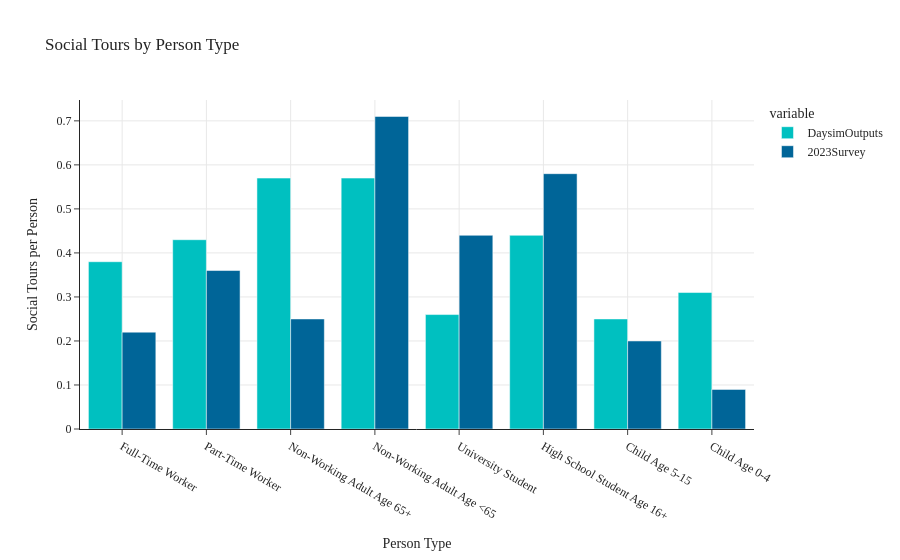
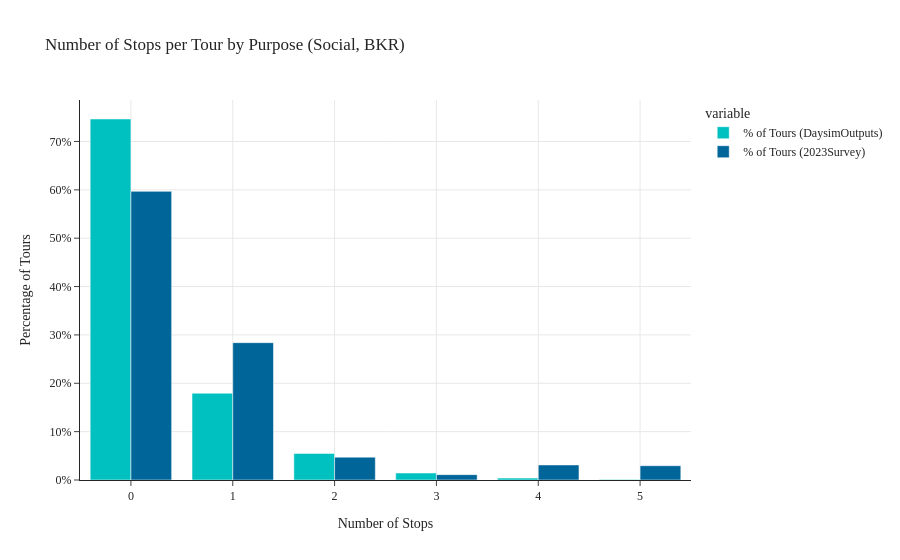
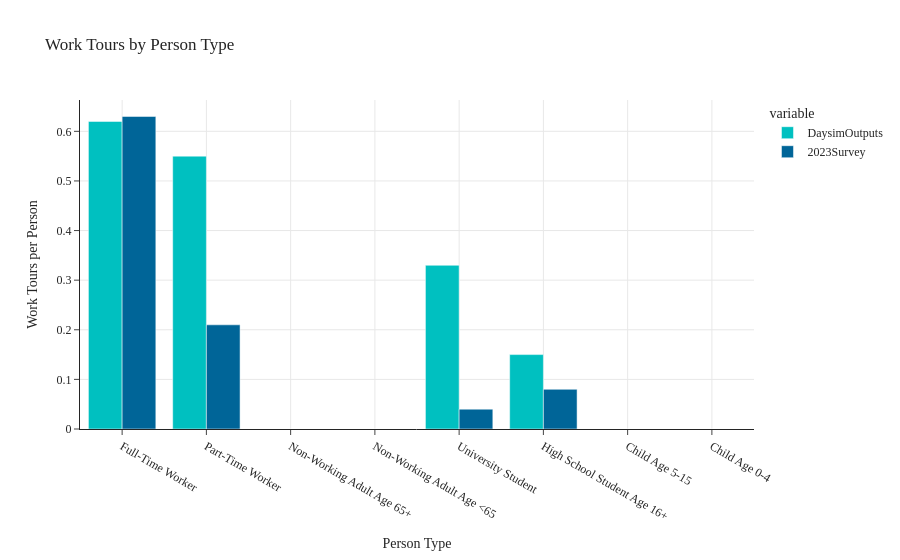
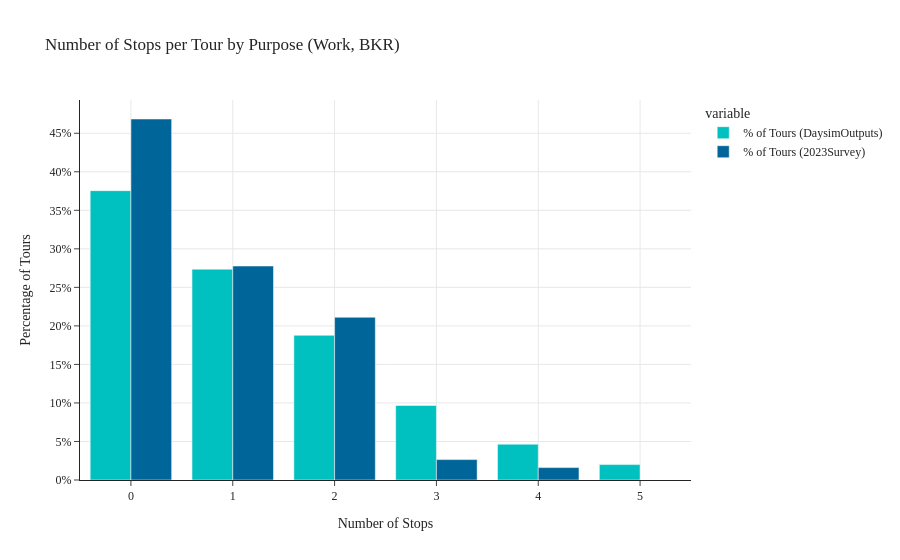

The cell these charts' notebook holds for them, in order:
### Code cell
import copy
_data_daysim = copy.deepcopy(data_daysim)
_data_survey = copy.deepcopy(data_survey)
_data_fullsurvey = copy.deepcopy(data_fullsurvey)
fname_tail, data_daysim_bkr, data_survey_bkr, data_fullsurvey_bkr = \
    get_data(data1=_data_daysim, data2=_data_survey, data3=_data_fullsurvey, taz_subarea=taz_subarea, if_region=False)
tour_by_pptyp(data1=data_daysim_bkr, data2=data_survey_bkr, tag='BKR')

### Figure 1 — Plotly figure (JSON) as saved in the notebook; plotly's stock layout.template omitted (floating-point values rounded to 4 significant figures)
{"data": [{"alignmentgroup": "True", "hovertemplate": "variable=DaysimOutputs<br>Person Type=%{x}<br>value=%{y}<extra></extra>", "legendgroup": "DaysimOutputs", "marker": {"color": "#00C0C0", "pattern": {"shape": ""}}, "name": "DaysimOutputs", "offsetgroup": "DaysimOutputs", "orientation": "v", "showlegend": true, "textposition": "auto", "type": "bar", "x": ["Full-Time Worker", "Part-Time Worker", "Non-Working Adult Age 65+", "Non-Working Adult Age <65", "University Student", "High School Student Age 16+", "Child Age 5-15", "Child Age 0-4"], "xaxis": "x", "y": [0.38, 0.43, 0.57, 0.57, 0.26, 0.44, 0.25, 0.31], "yaxis": "y"}, {"alignmentgroup": "True", "hovertemplate": "variable=2023Survey<br>Person Type=%{x}<br>value=%{y}<extra></extra>", "legendgroup": "2023Survey", "marker": {"color": "#006598", "pattern": {"shape": ""}}, "name": "2023Survey", "offsetgroup": "2023Survey", "orientation": "v", "showlegend": true, "textposition": "auto", "type": "bar", "x": ["Full-Time Worker", "Part-Time Worker", "Non-Working Adult Age 65+", "Non-Working Adult Age <65", "University Student", "High School Student Age 16+", "Child Age 5-15", "Child Age 0-4"], "xaxis": "x", "y": [0.22, 0.36, 0.25, 0.71, 0.44, 0.58, 0.2, 0.09], "yaxis": "y"}], "layout": {"barmode": "group", "legend": {"title": {"text": "variable"}, "tracegroupgap": 0}, "title": {"text": "Social Tours by Person Type"}, "xaxis": {"anchor": "y", "domain": [0.0, 1.0], "showgrid": true, "title": {"text": "Person Type"}}, "yaxis": {"anchor": "x", "domain": [0.0, 1.0], "showgrid": true, "title": {"text": "Social Tours per Person"}}}}

### Figure 2 — Plotly figure (JSON) as saved in the notebook; plotly's stock layout.template omitted (floating-point values rounded to 4 significant figures)
{"data": [{"alignmentgroup": "True", "hovertemplate": "variable=% of Tours (DaysimOutputs)<br>Social Tours=%{x}<br>value=%{y}<extra></extra>", "legendgroup": "% of Tours (DaysimOutputs)", "marker": {"color": "#00C0C0", "pattern": {"shape": ""}}, "name": "% of Tours (DaysimOutputs)", "offsetgroup": "% of Tours (DaysimOutputs)", "orientation": "v", "showlegend": true, "textposition": "auto", "type": "bar", "x": [0, 1, 2, 3, 4, 5], "xaxis": "x", "y": [74.65, 17.95, 5.49, 1.44, 0.39, 0.08], "yaxis": "y"}, {"alignmentgroup": "True", "hovertemplate": "variable=% of Tours (2023Survey)<br>Social Tours=%{x}<br>value=%{y}<extra></extra>", "legendgroup": "% of Tours (2023Survey)", "marker": {"color": "#006598", "pattern": {"shape": ""}}, "name": "% of Tours (2023Survey)", "offsetgroup": "% of Tours (2023Survey)", "orientation": "v", "showlegend": true, "textposition": "auto", "type": "bar", "x": [0, 1, 2, 3, 4, 5], "xaxis": "x", "y": [59.69, 28.4, 4.73, 1.11, 3.11, 2.96], "yaxis": "y"}], "layout": {"barmode": "group", "legend": {"title": {"text": "variable"}, "tracegroupgap": 0}, "title": {"text": "Number of Stops per Tour by Purpose (Social, BKR)"}, "xaxis": {"anchor": "y", "domain": [0.0, 1.0], "showgrid": true, "title": {"text": "Number of Stops"}}, "yaxis": {"anchor": "x", "domain": [0.0, 1.0], "showgrid": true, "ticksuffix": "%", "title": {"text": "Percentage of Tours"}}}}

### Figure 3 — Plotly figure (JSON) as saved in the notebook; plotly's stock layout.template omitted (floating-point values rounded to 4 significant figures)
{"data": [{"alignmentgroup": "True", "hovertemplate": "variable=DaysimOutputs<br>Person Type=%{x}<br>value=%{y}<extra></extra>", "legendgroup": "DaysimOutputs", "marker": {"color": "#00C0C0", "pattern": {"shape": ""}}, "name": "DaysimOutputs", "offsetgroup": "DaysimOutputs", "orientation": "v", "showlegend": true, "textposition": "auto", "type": "bar", "x": ["Full-Time Worker", "Part-Time Worker", "Non-Working Adult Age 65+", "Non-Working Adult Age <65", "University Student", "High School Student Age 16+", "Child Age 5-15", "Child Age 0-4"], "xaxis": "x", "y": [0.62, 0.55, 0.0, 0.0, 0.33, 0.15, 0.0, 0.0], "yaxis": "y"}, {"alignmentgroup": "True", "hovertemplate": "variable=2023Survey<br>Person Type=%{x}<br>value=%{y}<extra></extra>", "legendgroup": "2023Survey", "marker": {"color": "#006598", "pattern": {"shape": ""}}, "name": "2023Survey", "offsetgroup": "2023Survey", "orientation": "v", "showlegend": true, "textposition": "auto", "type": "bar", "x": ["Full-Time Worker", "Part-Time Worker", "Non-Working Adult Age 65+", "Non-Working Adult Age <65", "University Student", "High School Student Age 16+", "Child Age 5-15", "Child Age 0-4"], "xaxis": "x", "y": [0.63, 0.21, 0.0, 0.0, 0.04, 0.08, 0.0, 0.0], "yaxis": "y"}], "layout": {"barmode": "group", "legend": {"title": {"text": "variable"}, "tracegroupgap": 0}, "title": {"text": "Work Tours by Person Type"}, "xaxis": {"anchor": "y", "domain": [0.0, 1.0], "showgrid": true, "title": {"text": "Person Type"}}, "yaxis": {"anchor": "x", "domain": [0.0, 1.0], "showgrid": true, "title": {"text": "Work Tours per Person"}}}}

### Figure 4 — Plotly figure (JSON) as saved in the notebook; plotly's stock layout.template omitted (floating-point values rounded to 4 significant figures)
{"data": [{"alignmentgroup": "True", "hovertemplate": "variable=% of Tours (DaysimOutputs)<br>Work Tours=%{x}<br>value=%{y}<extra></extra>", "legendgroup": "% of Tours (DaysimOutputs)", "marker": {"color": "#00C0C0", "pattern": {"shape": ""}}, "name": "% of Tours (DaysimOutputs)", "offsetgroup": "% of Tours (DaysimOutputs)", "orientation": "v", "showlegend": true, "textposition": "auto", "type": "bar", "x": [0, 1, 2, 3, 4, 5], "xaxis": "x", "y": [37.55, 27.36, 18.78, 9.67, 4.65, 2.0], "yaxis": "y"}, {"alignmentgroup": "True", "hovertemplate": "variable=% of Tours (2023Survey)<br>Work Tours=%{x}<br>value=%{y}<extra></extra>", "legendgroup": "% of Tours (2023Survey)", "marker": {"color": "#006598", "pattern": {"shape": ""}}, "name": "% of Tours (2023Survey)", "offsetgroup": "% of Tours (2023Survey)", "orientation": "v", "showlegend": true, "textposition": "auto", "type": "bar", "x": [0, 1, 2, 3, 4, 5], "xaxis": "x", "y": [46.85, 27.77, 21.12, 2.65, 1.61, 0.0], "yaxis": "y"}], "layout": {"barmode": "group", "legend": {"title": {"text": "variable"}, "tracegroupgap": 0}, "title": {"text": "Number of Stops per Tour by Purpose (Work, BKR)"}, "xaxis": {"anchor": "y", "domain": [0.0, 1.0], "showgrid": true, "title": {"text": "Number of Stops"}}, "yaxis": {"anchor": "x", "domain": [0.0, 1.0], "showgrid": true, "ticksuffix": "%", "title": {"text": "Percentage of Tours"}}}}
